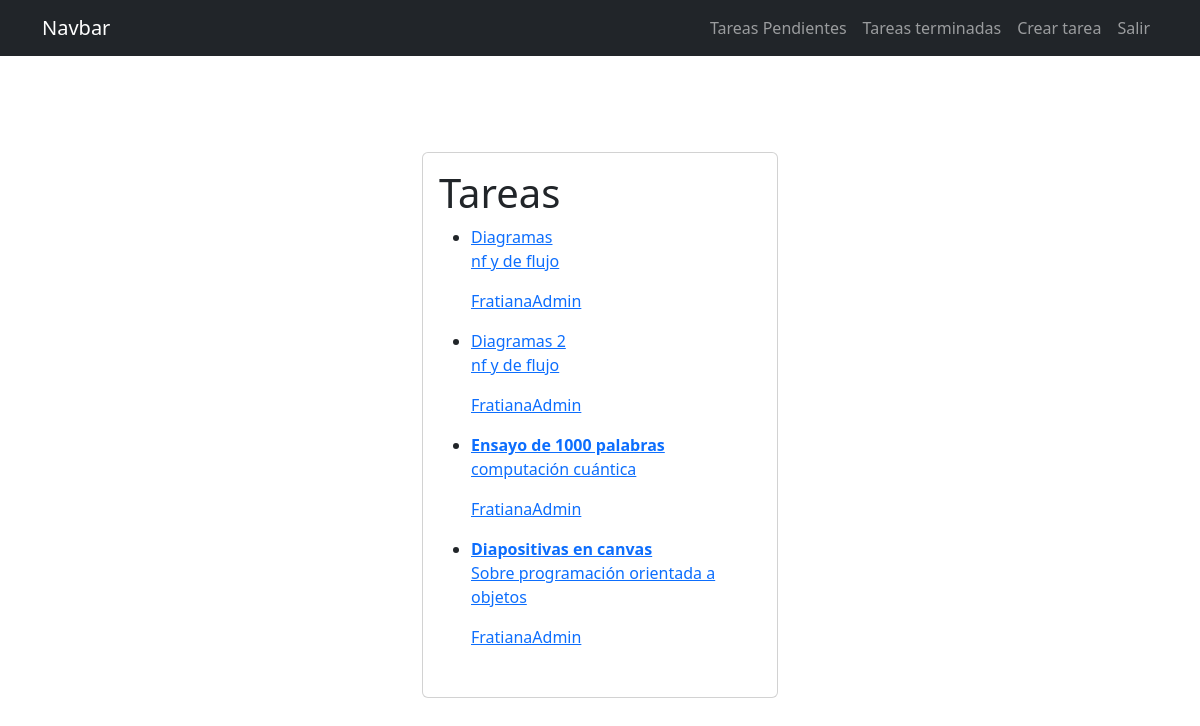
Page /tareas/ (signed in) on the committed database.
### catalog/models.py (models this page shows, shortened)
class tarea(models.Model):
    Nombre = models.CharField(max_length=80)
    Descripción = models.TextField(blank=True)
    Creado = models.DateTimeField(auto_now_add=True)
    Fecha_completada =models.DateTimeField(null=True, blank=True)
    Importante = models.BooleanField(default=False)
    user = models.ForeignKey(User, on_delete=models.CASCADE)

### catalog/views.py (the view)
# urls.py: path('tareas/', views.tareas, name='tareas'),
@login_required
def tareas(request):
    tareas = tarea.objects.filter(user=request.user, Fecha_completada__isnull=True) #devolver tareas de base de datos solo del usuario filtrado
    return render(request, 'Tareas.html', {"tareas": tareas})

### catalog/templates/Tareas.html (shortened to what this page needs)
{% extends 'base.html' %}
{% block content %}
<main class="container py-5">
    <div class="row">
        <section class="col-md-4 offset-md-4 mt-5 ">
            <section class="card card-body ">
                <h1>Tareas</h1>
                    <ul>
                        {% for tarea in tareas %}
                        <li>
                            <a href="{% url 'info_tarea' tarea.id %}">
                                {% if tarea.Importante %}
                                <strong> {{tarea.Nombre}}</strong>
                                {% else %}
                                    {{tarea.Nombre}}
                                {% endif %}
                                <p>{{tarea.Descripción}}</p>
                                <p>{{tarea.user.username}}</p>
                            </a>
                        </li>
                        {% endfor %}
                     </ul>
            </section>
        </section>
    </div>
</main>
{% endblock %}

### catalog/templates/base.html (shortened to what this page needs)
<!DOCTYPE html>
<html lang="en">
<head>
    <link href="https://cdn.jsdelivr.net/npm/bootstrap@5.3.0/dist/css/bootstrap.min.css" rel="stylesheet">
</head>
<body>
    <nav class="navbar navbar-expand-lg bg-dark navbar-dark">
        <div class="container">
          <a class="navbar-brand" href="#">Navbar</a>
          <div class="collapse navbar-collapse" id="navbarNav">
            <ul class="navbar-nav ms-auto">
                {% if user.is_authenticated %}
                <li class="nav-item">
                    <a href="/tareas" class="nav-link">Tareas Pendientes</a>
                </li>
                <li class="nav-item">
                    <a href="/tareas/listas/" class="nav-link">Tareas terminadas</a>
                </li>
                <li class="nav-item">
                    <a href="/Crear/tarea/" class="nav-link">Crear tarea</a>
                </li>
                <li class="nav-item">
                    <a href="/logout" class="nav-link">Salir</a>
                </li>
                {% endif %}
            </ul>
          </div>
        </div>
      </nav>
    {% block content %}{% endblock %}
</body>
</html>

### rows in the picture
tarea: Nombre "Diagramas", Descripción "nf y de flujo", user.username "FratianaAdmin"
tarea: Nombre "Diagramas 2", Descripción "nf y de flujo", user.username "FratianaAdmin"
tarea: Nombre "Ensayo de 1000 palabras", Descripción "computación cuántica", user.username "FratianaAdmin"
tarea: Nombre "Diapositivas en canvas", Descripción "Sobre programación orientada a objetos", user.username "FratianaAdmin"
